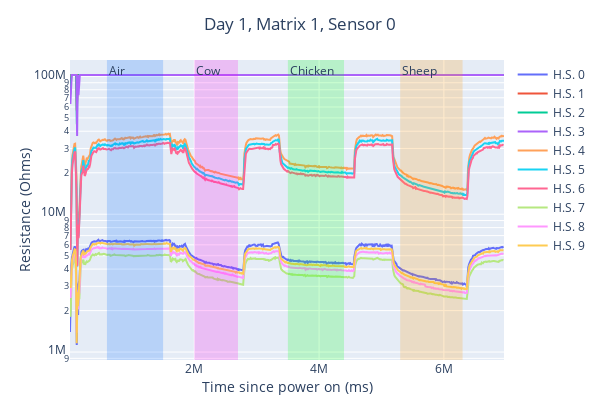
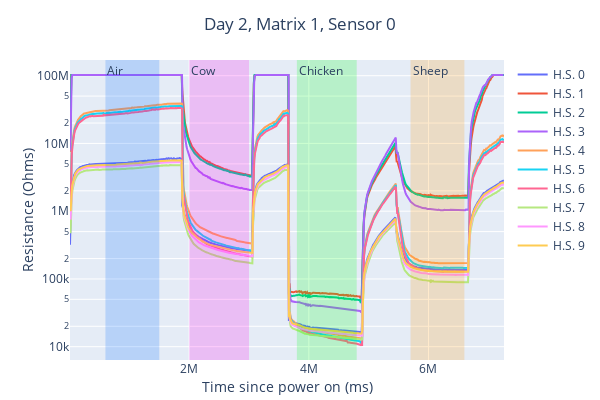
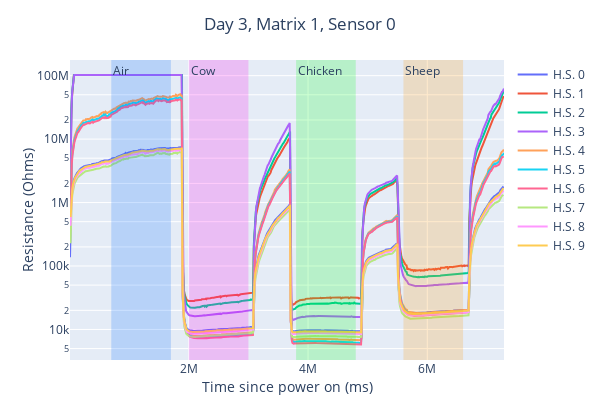

The cell these charts' notebook holds for them, in order:
### Code cell
for day in range(1, 4):
    plot_sensor_it(day, 1, 0, sensor_data, sensor_labels, classes, colors, save_pdf=True)

### Figure 1 — Plotly figure (JSON) as saved in the notebook; plotly's stock layout.template omitted (floating-point values rounded to 4 significant figures; data arrays with more than 128 entries replaced by an {"elided": "..."} marker saying what was removed)
{"data": [{"mode": "lines", "name": "H.S. 0", "type": "scatter", "x": {"elided": "641 int values"}, "y": {"elided": "641 float values"}}, {"mode": "lines", "name": "H.S. 1", "type": "scatter", "x": {"elided": "641 int values"}, "y": {"elided": "641 int values"}}, {"mode": "lines", "name": "H.S. 2", "type": "scatter", "x": {"elided": "641 int values"}, "y": {"elided": "641 int values"}}, {"mode": "lines", "name": "H.S. 3", "type": "scatter", "x": {"elided": "641 int values"}, "y": {"elided": "641 int values"}}, {"mode": "lines", "name": "H.S. 4", "type": "scatter", "x": {"elided": "641 int values"}, "y": {"elided": "641 float values"}}, {"mode": "lines", "name": "H.S. 5", "type": "scatter", "x": {"elided": "641 int values"}, "y": {"elided": "641 float values"}}, {"mode": "lines", "name": "H.S. 6", "type": "scatter", "x": {"elided": "640 int values"}, "y": {"elided": "640 float values"}}, {"mode": "lines", "name": "H.S. 7", "type": "scatter", "x": {"elided": "640 int values"}, "y": {"elided": "640 float values"}}, {"mode": "lines", "name": "H.S. 8", "type": "scatter", "x": {"elided": "640 int values"}, "y": {"elided": "640 float values"}}, {"mode": "lines", "name": "H.S. 9", "type": "scatter", "x": {"elided": "640 int values"}, "y": {"elided": "640 float values"}}], "layout": {"annotations": [{"showarrow": false, "text": "Air", "x": 600000, "xanchor": "left", "xref": "x", "y": 1, "yanchor": "top", "yref": "y domain"}, {"showarrow": false, "text": "Cow", "x": 2000000, "xanchor": "left", "xref": "x", "y": 1, "yanchor": "top", "yref": "y domain"}, {"showarrow": false, "text": "Chicken", "x": 3500000, "xanchor": "left", "xref": "x", "y": 1, "yanchor": "top", "yref": "y domain"}, {"showarrow": false, "text": "Sheep", "x": 5300000, "xanchor": "left", "xref": "x", "y": 1, "yanchor": "top", "yref": "y domain"}], "height": 400, "margin": {"b": 40, "l": 70, "r": 10, "t": 60}, "shapes": [{"fillcolor": "#006BFF", "line": {"width": 0}, "opacity": 0.2, "type": "rect", "x0": 600000, "x1": 1500000, "xref": "x", "y0": 0, "y1": 1, "yref": "y domain"}, {"fillcolor": "#FF00EB", "line": {"width": 0}, "opacity": 0.2, "type": "rect", "x0": 2000000, "x1": 2700000, "xref": "x", "y0": 0, "y1": 1, "yref": "y domain"}, {"fillcolor": "#00FF14", "line": {"width": 0}, "opacity": 0.2, "type": "rect", "x0": 3500000, "x1": 4400000, "xref": "x", "y0": 0, "y1": 1, "yref": "y domain"}, {"fillcolor": "#FF9400", "line": {"width": 0}, "opacity": 0.2, "type": "rect", "x0": 5300000, "x1": 6300000, "xref": "x", "y0": 0, "y1": 1, "yref": "y domain"}], "title": {"text": "Day 1, Matrix 1, Sensor 0", "x": 0.5}, "width": 600, "xaxis": {"automargin": true, "title": {"standoff": 0, "text": "Time since power on (ms)"}}, "yaxis": {"automargin": true, "title": {"standoff": 0, "text": "Resistance (Ohms)"}, "type": "log"}}}

### Figure 2 — Plotly figure (JSON) as saved in the notebook; plotly's stock layout.template omitted (floating-point values rounded to 4 significant figures; data arrays with more than 128 entries replaced by an {"elided": "..."} marker saying what was removed)
{"data": [{"mode": "lines", "name": "H.S. 0", "type": "scatter", "x": {"elided": "669 int values"}, "y": {"elided": "669 float values"}}, {"mode": "lines", "name": "H.S. 1", "type": "scatter", "x": {"elided": "669 int values"}, "y": {"elided": "669 float values"}}, {"mode": "lines", "name": "H.S. 2", "type": "scatter", "x": {"elided": "669 int values"}, "y": {"elided": "669 float values"}}, {"mode": "lines", "name": "H.S. 3", "type": "scatter", "x": {"elided": "668 int values"}, "y": {"elided": "668 float values"}}, {"mode": "lines", "name": "H.S. 4", "type": "scatter", "x": {"elided": "668 int values"}, "y": {"elided": "668 float values"}}, {"mode": "lines", "name": "H.S. 5", "type": "scatter", "x": {"elided": "668 int values"}, "y": {"elided": "668 float values"}}, {"mode": "lines", "name": "H.S. 6", "type": "scatter", "x": {"elided": "668 int values"}, "y": {"elided": "668 float values"}}, {"mode": "lines", "name": "H.S. 7", "type": "scatter", "x": {"elided": "668 int values"}, "y": {"elided": "668 float values"}}, {"mode": "lines", "name": "H.S. 8", "type": "scatter", "x": {"elided": "668 int values"}, "y": {"elided": "668 float values"}}, {"mode": "lines", "name": "H.S. 9", "type": "scatter", "x": {"elided": "668 int values"}, "y": {"elided": "668 float values"}}], "layout": {"annotations": [{"showarrow": false, "text": "Air", "x": 600000, "xanchor": "left", "xref": "x", "y": 1, "yanchor": "top", "yref": "y domain"}, {"showarrow": false, "text": "Cow", "x": 2000000, "xanchor": "left", "xref": "x", "y": 1, "yanchor": "top", "yref": "y domain"}, {"showarrow": false, "text": "Chicken", "x": 3800000, "xanchor": "left", "xref": "x", "y": 1, "yanchor": "top", "yref": "y domain"}, {"showarrow": false, "text": "Sheep", "x": 5700000, "xanchor": "left", "xref": "x", "y": 1, "yanchor": "top", "yref": "y domain"}], "height": 400, "margin": {"b": 40, "l": 70, "r": 10, "t": 60}, "shapes": [{"fillcolor": "#006BFF", "line": {"width": 0}, "opacity": 0.2, "type": "rect", "x0": 600000, "x1": 1500000, "xref": "x", "y0": 0, "y1": 1, "yref": "y domain"}, {"fillcolor": "#FF00EB", "line": {"width": 0}, "opacity": 0.2, "type": "rect", "x0": 2000000, "x1": 3000000, "xref": "x", "y0": 0, "y1": 1, "yref": "y domain"}, {"fillcolor": "#00FF14", "line": {"width": 0}, "opacity": 0.2, "type": "rect", "x0": 3800000, "x1": 4800000, "xref": "x", "y0": 0, "y1": 1, "yref": "y domain"}, {"fillcolor": "#FF9400", "line": {"width": 0}, "opacity": 0.2, "type": "rect", "x0": 5700000, "x1": 6600000, "xref": "x", "y0": 0, "y1": 1, "yref": "y domain"}], "title": {"text": "Day 2, Matrix 1, Sensor 0", "x": 0.5}, "width": 600, "xaxis": {"automargin": true, "title": {"standoff": 0, "text": "Time since power on (ms)"}}, "yaxis": {"automargin": true, "title": {"standoff": 0, "text": "Resistance (Ohms)"}, "type": "log"}}}

### Figure 3 — Plotly figure (JSON) as saved in the notebook; plotly's stock layout.template omitted (floating-point values rounded to 4 significant figures; data arrays with more than 128 entries replaced by an {"elided": "..."} marker saying what was removed)
{"data": [{"mode": "lines", "name": "H.S. 0", "type": "scatter", "x": {"elided": "671 int values"}, "y": {"elided": "671 float values"}}, {"mode": "lines", "name": "H.S. 1", "type": "scatter", "x": {"elided": "671 int values"}, "y": {"elided": "671 float values"}}, {"mode": "lines", "name": "H.S. 2", "type": "scatter", "x": {"elided": "671 int values"}, "y": {"elided": "671 float values"}}, {"mode": "lines", "name": "H.S. 3", "type": "scatter", "x": {"elided": "671 int values"}, "y": {"elided": "671 float values"}}, {"mode": "lines", "name": "H.S. 4", "type": "scatter", "x": {"elided": "671 int values"}, "y": {"elided": "671 float values"}}, {"mode": "lines", "name": "H.S. 5", "type": "scatter", "x": {"elided": "671 int values"}, "y": {"elided": "671 float values"}}, {"mode": "lines", "name": "H.S. 6", "type": "scatter", "x": {"elided": "670 int values"}, "y": {"elided": "670 float values"}}, {"mode": "lines", "name": "H.S. 7", "type": "scatter", "x": {"elided": "670 int values"}, "y": {"elided": "670 float values"}}, {"mode": "lines", "name": "H.S. 8", "type": "scatter", "x": {"elided": "670 int values"}, "y": {"elided": "670 float values"}}, {"mode": "lines", "name": "H.S. 9", "type": "scatter", "x": {"elided": "670 int values"}, "y": {"elided": "670 float values"}}], "layout": {"annotations": [{"showarrow": false, "text": "Air", "x": 700000, "xanchor": "left", "xref": "x", "y": 1, "yanchor": "top", "yref": "y domain"}, {"showarrow": false, "text": "Cow", "x": 2000000, "xanchor": "left", "xref": "x", "y": 1, "yanchor": "top", "yref": "y domain"}, {"showarrow": false, "text": "Chicken", "x": 3800000, "xanchor": "left", "xref": "x", "y": 1, "yanchor": "top", "yref": "y domain"}, {"showarrow": false, "text": "Sheep", "x": 5600000, "xanchor": "left", "xref": "x", "y": 1, "yanchor": "top", "yref": "y domain"}], "height": 400, "margin": {"b": 40, "l": 70, "r": 10, "t": 60}, "shapes": [{"fillcolor": "#006BFF", "line": {"width": 0}, "opacity": 0.2, "type": "rect", "x0": 700000, "x1": 1700000, "xref": "x", "y0": 0, "y1": 1, "yref": "y domain"}, {"fillcolor": "#FF00EB", "line": {"width": 0}, "opacity": 0.2, "type": "rect", "x0": 2000000, "x1": 3000000, "xref": "x", "y0": 0, "y1": 1, "yref": "y domain"}, {"fillcolor": "#00FF14", "line": {"width": 0}, "opacity": 0.2, "type": "rect", "x0": 3800000, "x1": 4800000, "xref": "x", "y0": 0, "y1": 1, "yref": "y domain"}, {"fillcolor": "#FF9400", "line": {"width": 0}, "opacity": 0.2, "type": "rect", "x0": 5600000, "x1": 6600000, "xref": "x", "y0": 0, "y1": 1, "yref": "y domain"}], "title": {"text": "Day 3, Matrix 1, Sensor 0", "x": 0.5}, "width": 600, "xaxis": {"automargin": true, "title": {"standoff": 0, "text": "Time since power on (ms)"}}, "yaxis": {"automargin": true, "title": {"standoff": 0, "text": "Resistance (Ohms)"}, "type": "log"}}}
